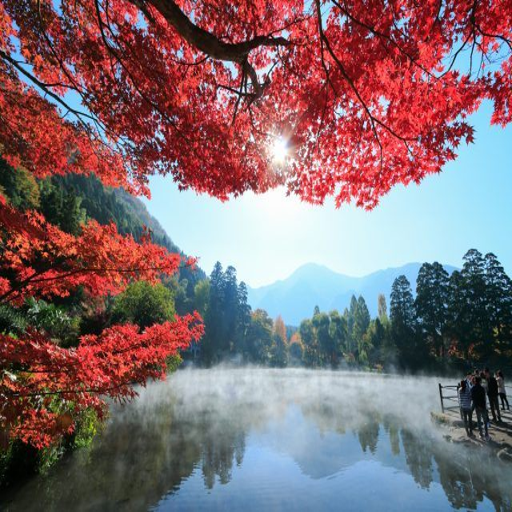
#> input picture original_image.png, 512 x 512 px
$ python main.py
#> lines starting #> are read from the running program, lines starting #| are printed output that depends on the picture
from PIL import Image
from scipy import signal
import numpy as np
import math
import matplotlib.pyplot as plt


def create_gaussian_filter(kernel_rad: int):
#> called with kernel_rad = 10
    kernel = np.zeros((kernel_rad * 2 + 1, kernel_rad * 2 + 1))  # 创建卷积核
    sigma = 0.5 * kernel_rad

    for x in range(-kernel_rad, kernel_rad + 1):
        for y in range(-kernel_rad, kernel_rad + 1):
            kernel[x + kernel_rad, y + kernel_rad] = (1 / (2 * math.pi * sigma ** 2)) * math.exp(
                -((x ** 2 + y ** 2) / (2 * sigma ** 2)))

    return kernel / np.sum(kernel)


def image_to_gaussian(img):
    gaussian_filter = create_gaussian_filter(10)  # kernel_rad = 3

    print(gaussian_filter)

    resR = signal.convolve2d(img[:, :, 0], gaussian_filter, mode='valid')
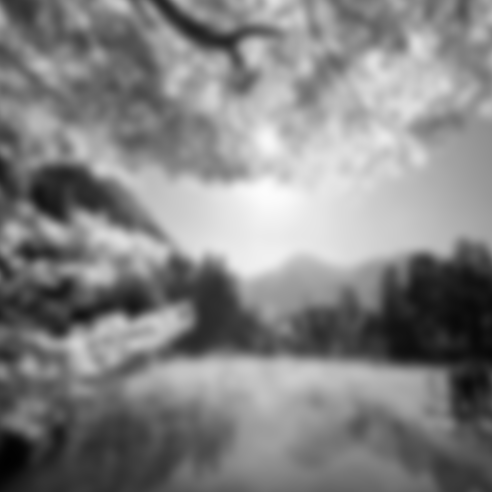
#> resR: shape (492, 492) float64; min 0.00679, max 0.99, mean 0.516
    resG = signal.convolve2d(img[:, :, 1], gaussian_filter, mode='valid')
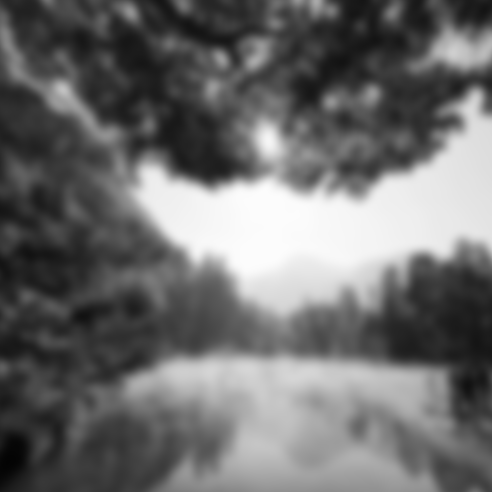
#> resG: shape (492, 492) float64; min 0.0151, max 0.992, mean 0.429
    resB = signal.convolve2d(img[:, :, 2], gaussian_filter, mode='valid')
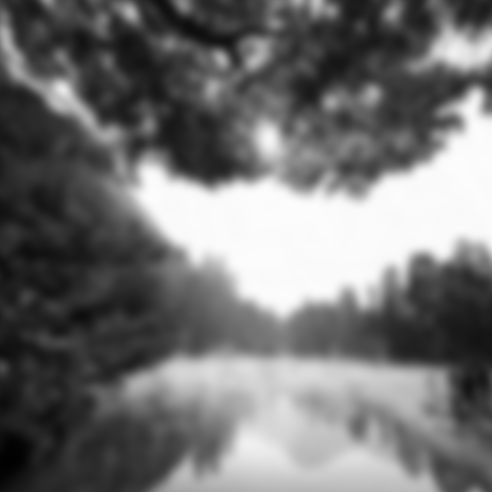
#> resB: shape (492, 492) float64; min 0.00404, max 0.992, mean 0.449

    result_image = np.zeros((resR.shape[0], resR.shape[1], 3))
    result_image[:, :, 0] = resR[:, :]
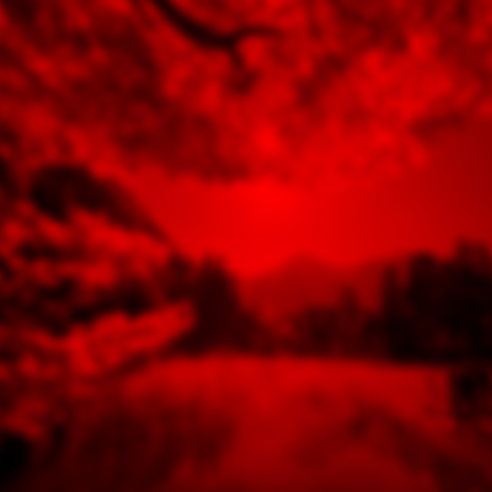
#> result_image: shape (492, 492, 3) float64; mean of channels 0, 1, 2 0.516, 0, 0; drawn as R, G, B
    result_image[:, :, 1] = resG[:, :]
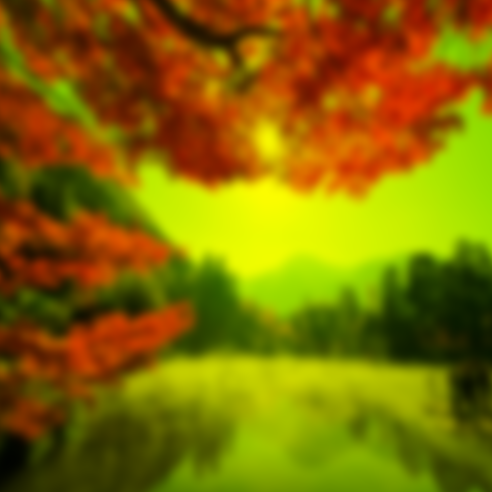
#> result_image: shape (492, 492, 3) float64; mean of channels 0, 1, 2 0.516, 0.429, 0; drawn as R, G, B
    result_image[:, :, 2] = resB[:, :]
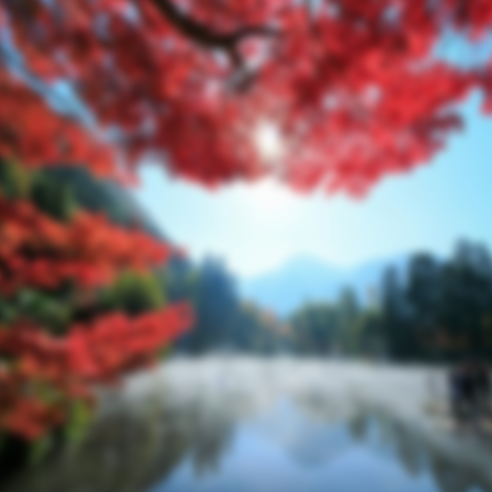
#> result_image: shape (492, 492, 3) float64; mean of channels 0, 1, 2 0.516, 0.429, 0.449; drawn as R, G, B

    return result_image


def main():
    # 首先要做的就是将图片读取成 arrayList
    image_array = np.asarray(Image.open("original_image.png")) / 255

    blur_image = image_to_gaussian(image_array)
    plt.imshow(blur_image)
    plt.show()
    plt.imsave("result_image.png", blur_image)


if __name__ == '__main__':
    main()
